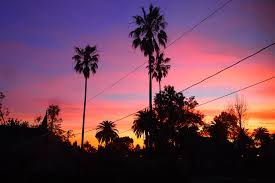
#> input picture Test/OpenCV/1-BasicOpenCV/Test.jpg, 275 x 183 px, found by its file name
$ python Draw.py
#> lines starting #> are read from the running program, lines starting #| are printed output that depends on the picture
import numpy as np
import cv2

img = cv2.imread('../Test.jpg', cv2.IMREAD_COLOR)
#> img is the input picture: shape (183, 275, 3); mean B, G, R 85.8, 64.9, 109.7


cv2.line(img, (0,0), (100,200), (255,255,255), 15)
cv2.rectangle(img, (15,5), (200,150), (0,255,0), 5)
cv2.circle(img, (100,63), 55, (0,0,255), -1)

pts = np.array([[10,10], [50,10], [50,50],[10,100]], np.int32)

cv2.polylines(img, [pts], True, (0,255,255), 5)


font = cv2.FONT_HERSHEY_SIMPLEX

cv2.putText(img, "Hello World !", (0,130), font, 1, (0,2550,0), 2, cv2.LINE_AA)
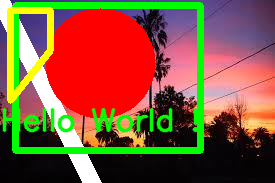
#> img: shape (183, 275, 3); mean B, G, R 57.6, 87.2, 131.2

cv2.imshow('image', img)
cv2.waitKey(0)
cv2.destroyAllWindows()
